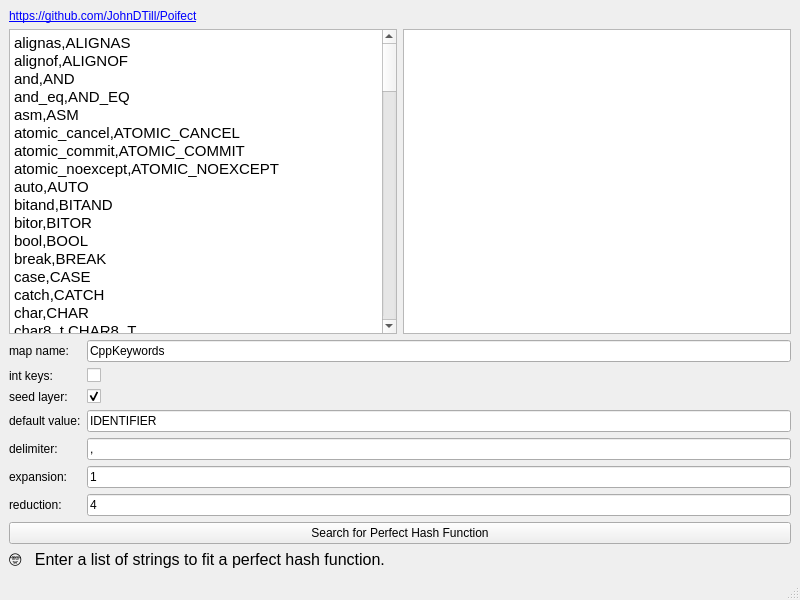
<?xml version="1.0" encoding="UTF-8"?>
<ui version="4.0">
 <class>MainWindow</class>
 <widget class="QMainWindow" name="MainWindow">
  <property name="geometry">
   <rect>
    <x>0</x>
    <y>0</y>
    <width>800</width>
    <height>600</height>
   </rect>
  </property>
  <property name="windowTitle">
   <string>Poifect</string>
  </property>
  <widget class="QWidget" name="centralwidget">
   <layout class="QVBoxLayout" name="verticalLayout_2">
    <item>
     <widget class="QLabel" name="label_3">
      <property name="text">
       <string>&lt;html&gt;&lt;head/&gt;&lt;body&gt;&lt;p&gt;&lt;a href=&quot;https://github.com/JohnDTill/Poifect&quot;&gt;&lt;span style=&quot; text-decoration: underline; color:#0000ff;&quot;&gt;https://github.com/JohnDTill/Poifect&lt;/span&gt;&lt;/a&gt;&lt;/p&gt;&lt;/body&gt;&lt;/html&gt;</string>
      </property>
      <property name="openExternalLinks">
       <bool>true</bool>
      </property>
     </widget>
    </item>
    <item>
     <layout class="QHBoxLayout" name="horizontalLayout">
      <item>
       <widget class="QTextEdit" name="inputEdit">
        <property name="markdown">
         <string>alignas,ALIGNAS

alignof,ALIGNOF

and,AND

and_eq,AND_EQ

asm,ASM

atomic_cancel,ATOMIC_CANCEL

atomic_commit,ATOMIC_COMMIT

atomic_noexcept,ATOMIC_NOEXCEPT

auto,AUTO

bitand,BITAND

bitor,BITOR

bool,BOOL

break,BREAK

case,CASE

catch,CATCH

char,CHAR

char8_t,CHAR8_T

char16_t,CHAR16_T

char32_t,CHAR32_T

class,CLASS

compl,COMPL

concept,CONCEPT

const,CONST

consteval,CONSTEVAL

constexpr,CONSTEXPR

constinit,CONSTINIT

const_cast,CONST_CAST

continue,CONTINUE

co_await,CO_AWAIT

co_return,CO_RETURN

co_yield,CO_YIELD

decltype,DECLTYPE

default,DEFAULT

delete,DELETE

do,DO

double,DOUBLE

dynamic_cast,DYNAMIC_CAST

else,ELSE

enum,ENUM

explicit,EXPLICIT

export,EXPORT

extern,EXTERN

false,FALSE

float,FLOAT

for,FOR

friend,FRIEND

goto,GOTO

if,IF

inline,INLINE

int,INT

long,LONG

mutable,MUTABLE

namespace,NAMESPACE

new,NEW

noexcept,NOEXCEPT

not,NOT

not_eq,NOT_EQ

nullptr,NULLPTR

operator,OPERATOR

or,OR

or_eq,OR_EQ

private,PRIVATE

protected,PROTECTED

public,PUBLIC

reflexpr,REFLEXPR

register,REGISTER

reinterpret_cast,REINTERPRET_CAST

requires,REQUIRES

return,RETURN

short,SHORT

signed,SIGNED

sizeof,SIZEOF

static,STATIC

static_assert,STATIC_ASSERT

static_cast,STATIC_CAST

struct,STRUCT

switch,SWITCH

synchronized,SYNCHRONIZED

template,TEMPLATE

this,THIS

thread_local,THREAD_LOCAL

throw,THROW

true,TRUE

try,TRY

typedef,TYPEDEF

typeid,TYPEID

typename,TYPENAME

union,UNION

unsigned,UNSIGNED

using,USING

virtual,VIRTUAL

void,VOID

volatile,VOLATILE

wchar_t,WCHAR_T

while,WHILE

xor,XOR

xor_eq,XOR_EQ

</string>
        </property>
        <property name="html">
         <string>&lt;!DOCTYPE HTML PUBLIC &quot;-//W3C//DTD HTML 4.0//EN&quot; &quot;http://www.w3.org/TR/REC-html40/strict.dtd&quot;&gt;
&lt;html&gt;&lt;head&gt;&lt;meta name=&quot;qrichtext&quot; content=&quot;1&quot; /&gt;&lt;style type=&quot;text/css&quot;&gt;
p, li { white-space: pre-wrap; }
&lt;/style&gt;&lt;/head&gt;&lt;body style=&quot; font-family:'Ubuntu'; font-size:11pt; font-weight:400; font-style:normal;&quot;&gt;
&lt;p style=&quot; margin-top:0px; margin-bottom:0px; margin-left:0px; margin-right:0px; -qt-block-indent:0; text-indent:0px;&quot;&gt;alignas,ALIGNAS&lt;/p&gt;
&lt;p style=&quot; margin-top:0px; margin-bottom:0px; margin-left:0px; margin-right:0px; -qt-block-indent:0; text-indent:0px;&quot;&gt;alignof,ALIGNOF&lt;/p&gt;
&lt;p style=&quot; margin-top:0px; margin-bottom:0px; margin-left:0px; margin-right:0px; -qt-block-indent:0; text-indent:0px;&quot;&gt;and,AND&lt;/p&gt;
&lt;p style=&quot; margin-top:0px; margin-bottom:0px; margin-left:0px; margin-right:0px; -qt-block-indent:0; text-indent:0px;&quot;&gt;and_eq,AND_EQ&lt;/p&gt;
&lt;p style=&quot; margin-top:0px; margin-bottom:0px; margin-left:0px; margin-right:0px; -qt-block-indent:0; text-indent:0px;&quot;&gt;asm,ASM&lt;/p&gt;
&lt;p style=&quot; margin-top:0px; margin-bottom:0px; margin-left:0px; margin-right:0px; -qt-block-indent:0; text-indent:0px;&quot;&gt;atomic_cancel,ATOMIC_CANCEL&lt;/p&gt;
&lt;p style=&quot; margin-top:0px; margin-bottom:0px; margin-left:0px; margin-right:0px; -qt-block-indent:0; text-indent:0px;&quot;&gt;atomic_commit,ATOMIC_COMMIT&lt;/p&gt;
&lt;p style=&quot; margin-top:0px; margin-bottom:0px; margin-left:0px; margin-right:0px; -qt-block-indent:0; text-indent:0px;&quot;&gt;atomic_noexcept,ATOMIC_NOEXCEPT&lt;/p&gt;
&lt;p style=&quot; margin-top:0px; margin-bottom:0px; margin-left:0px; margin-right:0px; -qt-block-indent:0; text-indent:0px;&quot;&gt;auto,AUTO&lt;/p&gt;
&lt;p style=&quot; margin-top:0px; margin-bottom:0px; margin-left:0px; margin-right:0px; -qt-block-indent:0; text-indent:0px;&quot;&gt;bitand,BITAND&lt;/p&gt;
&lt;p style=&quot; margin-top:0px; margin-bottom:0px; margin-left:0px; margin-right:0px; -qt-block-indent:0; text-indent:0px;&quot;&gt;bitor,BITOR&lt;/p&gt;
&lt;p style=&quot; margin-top:0px; margin-bottom:0px; margin-left:0px; margin-right:0px; -qt-block-indent:0; text-indent:0px;&quot;&gt;bool,BOOL&lt;/p&gt;
&lt;p style=&quot; margin-top:0px; margin-bottom:0px; margin-left:0px; margin-right:0px; -qt-block-indent:0; text-indent:0px;&quot;&gt;break,BREAK&lt;/p&gt;
&lt;p style=&quot; margin-top:0px; margin-bottom:0px; margin-left:0px; margin-right:0px; -qt-block-indent:0; text-indent:0px;&quot;&gt;case,CASE&lt;/p&gt;
&lt;p style=&quot; margin-top:0px; margin-bottom:0px; margin-left:0px; margin-right:0px; -qt-block-indent:0; text-indent:0px;&quot;&gt;catch,CATCH&lt;/p&gt;
&lt;p style=&quot; margin-top:0px; margin-bottom:0px; margin-left:0px; margin-right:0px; -qt-block-indent:0; text-indent:0px;&quot;&gt;char,CHAR&lt;/p&gt;
&lt;p style=&quot; margin-top:0px; margin-bottom:0px; margin-left:0px; margin-right:0px; -qt-block-indent:0; text-indent:0px;&quot;&gt;char8_t,CHAR8_T&lt;/p&gt;
&lt;p style=&quot; margin-top:0px; margin-bottom:0px; margin-left:0px; margin-right:0px; -qt-block-indent:0; text-indent:0px;&quot;&gt;char16_t,CHAR16_T&lt;/p&gt;
&lt;p style=&quot; margin-top:0px; margin-bottom:0px; margin-left:0px; margin-right:0px; -qt-block-indent:0; text-indent:0px;&quot;&gt;char32_t,CHAR32_T&lt;/p&gt;
&lt;p style=&quot; margin-top:0px; margin-bottom:0px; margin-left:0px; margin-right:0px; -qt-block-indent:0; text-indent:0px;&quot;&gt;class,CLASS&lt;/p&gt;
&lt;p style=&quot; margin-top:0px; margin-bottom:0px; margin-left:0px; margin-right:0px; -qt-block-indent:0; text-indent:0px;&quot;&gt;compl,COMPL&lt;/p&gt;
&lt;p style=&quot; margin-top:0px; margin-bottom:0px; margin-left:0px; margin-right:0px; -qt-block-indent:0; text-indent:0px;&quot;&gt;concept,CONCEPT&lt;/p&gt;
&lt;p style=&quot; margin-top:0px; margin-bottom:0px; margin-left:0px; margin-right:0px; -qt-block-indent:0; text-indent:0px;&quot;&gt;const,CONST&lt;/p&gt;
&lt;p style=&quot; margin-top:0px; margin-bottom:0px; margin-left:0px; margin-right:0px; -qt-block-indent:0; text-indent:0px;&quot;&gt;consteval,CONSTEVAL&lt;/p&gt;
&lt;p style=&quot; margin-top:0px; margin-bottom:0px; margin-left:0px; margin-right:0px; -qt-block-indent:0; text-indent:0px;&quot;&gt;constexpr,CONSTEXPR&lt;/p&gt;
&lt;p style=&quot; margin-top:0px; margin-bottom:0px; margin-left:0px; margin-right:0px; -qt-block-indent:0; text-indent:0px;&quot;&gt;constinit,CONSTINIT&lt;/p&gt;
&lt;p style=&quot; margin-top:0px; margin-bottom:0px; margin-left:0px; margin-right:0px; -qt-block-indent:0; text-indent:0px;&quot;&gt;const_cast,CONST_CAST&lt;/p&gt;
&lt;p style=&quot; margin-top:0px; margin-bottom:0px; margin-left:0px; margin-right:0px; -qt-block-indent:0; text-indent:0px;&quot;&gt;continue,CONTINUE&lt;/p&gt;
&lt;p style=&quot; margin-top:0px; margin-bottom:0px; margin-left:0px; margin-right:0px; -qt-block-indent:0; text-indent:0px;&quot;&gt;co_await,CO_AWAIT&lt;/p&gt;
&lt;p style=&quot; margin-top:0px; margin-bottom:0px; margin-left:0px; margin-right:0px; -qt-block-indent:0; text-indent:0px;&quot;&gt;co_return,CO_RETURN&lt;/p&gt;
&lt;p style=&quot; margin-top:0px; margin-bottom:0px; margin-left:0px; margin-right:0px; -qt-block-indent:0; text-indent:0px;&quot;&gt;co_yield,CO_YIELD&lt;/p&gt;
&lt;p style=&quot; margin-top:0px; margin-bottom:0px; margin-left:0px; margin-right:0px; -qt-block-indent:0; text-indent:0px;&quot;&gt;decltype,DECLTYPE&lt;/p&gt;
&lt;p style=&quot; margin-top:0px; margin-bottom:0px; margin-left:0px; margin-right:0px; -qt-block-indent:0; text-indent:0px;&quot;&gt;default,DEFAULT&lt;/p&gt;
&lt;p style=&quot; margin-top:0px; margin-bottom:0px; margin-left:0px; margin-right:0px; -qt-block-indent:0; text-indent:0px;&quot;&gt;delete,DELETE&lt;/p&gt;
&lt;p style=&quot; margin-top:0px; margin-bottom:0px; margin-left:0px; margin-right:0px; -qt-block-indent:0; text-indent:0px;&quot;&gt;do,DO&lt;/p&gt;
&lt;p style=&quot; margin-top:0px; margin-bottom:0px; margin-left:0px; margin-right:0px; -qt-block-indent:0; text-indent:0px;&quot;&gt;double,DOUBLE&lt;/p&gt;
&lt;p style=&quot; margin-top:0px; margin-bottom:0px; margin-left:0px; margin-right:0px; -qt-block-indent:0; text-indent:0px;&quot;&gt;dynamic_cast,DYNAMIC_CAST&lt;/p&gt;
&lt;p style=&quot; margin-top:0px; margin-bottom:0px; margin-left:0px; margin-right:0px; -qt-block-indent:0; text-indent:0px;&quot;&gt;else,ELSE&lt;/p&gt;
&lt;p style=&quot; margin-top:0px; margin-bottom:0px; margin-left:0px; margin-right:0px; -qt-block-indent:0; text-indent:0px;&quot;&gt;enum,ENUM&lt;/p&gt;
&lt;p style=&quot; margin-top:0px; margin-bottom:0px; margin-left:0px; margin-right:0px; -qt-block-indent:0; text-indent:0px;&quot;&gt;explicit,EXPLICIT&lt;/p&gt;
&lt;p style=&quot; margin-top:0px; margin-bottom:0px; margin-left:0px; margin-right:0px; -qt-block-indent:0; text-indent:0px;&quot;&gt;export,EXPORT&lt;/p&gt;
&lt;p style=&quot; margin-top:0px; margin-bottom:0px; margin-left:0px; margin-right:0px; -qt-block-indent:0; text-indent:0px;&quot;&gt;extern,EXTERN&lt;/p&gt;
&lt;p style=&quot; margin-top:0px; margin-bottom:0px; margin-left:0px; margin-right:0px; -qt-block-indent:0; text-indent:0px;&quot;&gt;false,FALSE&lt;/p&gt;
&lt;p style=&quot; margin-top:0px; margin-bottom:0px; margin-left:0px; margin-right:0px; -qt-block-indent:0; text-indent:0px;&quot;&gt;float,FLOAT&lt;/p&gt;
&lt;p style=&quot; margin-top:0px; margin-bottom:0px; margin-left:0px; margin-right:0px; -qt-block-indent:0; text-indent:0px;&quot;&gt;for,FOR&lt;/p&gt;
&lt;p style=&quot; margin-top:0px; margin-bottom:0px; margin-left:0px; margin-right:0px; -qt-block-indent:0; text-indent:0px;&quot;&gt;friend,FRIEND&lt;/p&gt;
&lt;p style=&quot; margin-top:0px; margin-bottom:0px; margin-left:0px; margin-right:0px; -qt-block-indent:0; text-indent:0px;&quot;&gt;goto,GOTO&lt;/p&gt;
&lt;p style=&quot; margin-top:0px; margin-bottom:0px; margin-left:0px; margin-right:0px; -qt-block-indent:0; text-indent:0px;&quot;&gt;if,IF&lt;/p&gt;
&lt;p style=&quot; margin-top:0px; margin-bottom:0px; margin-left:0px; margin-right:0px; -qt-block-indent:0; text-indent:0px;&quot;&gt;inline,INLINE&lt;/p&gt;
&lt;p style=&quot; margin-top:0px; margin-bottom:0px; margin-left:0px; margin-right:0px; -qt-block-indent:0; text-indent:0px;&quot;&gt;int,INT&lt;/p&gt;
&lt;p style=&quot; margin-top:0px; margin-bottom:0px; margin-left:0px; margin-right:0px; -qt-block-indent:0; text-indent:0px;&quot;&gt;long,LONG&lt;/p&gt;
&lt;p style=&quot; margin-top:0px; margin-bottom:0px; margin-left:0px; margin-right:0px; -qt-block-indent:0; text-indent:0px;&quot;&gt;mutable,MUTABLE&lt;/p&gt;
&lt;p style=&quot; margin-top:0px; margin-bottom:0px; margin-left:0px; margin-right:0px; -qt-block-indent:0; text-indent:0px;&quot;&gt;namespace,NAMESPACE&lt;/p&gt;
&lt;p style=&quot; margin-top:0px; margin-bottom:0px; margin-left:0px; margin-right:0px; -qt-block-indent:0; text-indent:0px;&quot;&gt;new,NEW&lt;/p&gt;
&lt;p style=&quot; margin-top:0px; margin-bottom:0px; margin-left:0px; margin-right:0px; -qt-block-indent:0; text-indent:0px;&quot;&gt;noexcept,NOEXCEPT&lt;/p&gt;
&lt;p style=&quot; margin-top:0px; margin-bottom:0px; margin-left:0px; margin-right:0px; -qt-block-indent:0; text-indent:0px;&quot;&gt;not,NOT&lt;/p&gt;
&lt;p style=&quot; margin-top:0px; margin-bottom:0px; margin-left:0px; margin-right:0px; -qt-block-indent:0; text-indent:0px;&quot;&gt;not_eq,NOT_EQ&lt;/p&gt;
&lt;p style=&quot; margin-top:0px; margin-bottom:0px; margin-left:0px; margin-right:0px; -qt-block-indent:0; text-indent:0px;&quot;&gt;nullptr,NULLPTR&lt;/p&gt;
&lt;p style=&quot; margin-top:0px; margin-bottom:0px; margin-left:0px; margin-right:0px; -qt-block-indent:0; text-indent:0px;&quot;&gt;operator,OPERATOR&lt;/p&gt;
&lt;p style=&quot; margin-top:0px; margin-bottom:0px; margin-left:0px; margin-right:0px; -qt-block-indent:0; text-indent:0px;&quot;&gt;or,OR&lt;/p&gt;
&lt;p style=&quot; margin-top:0px; margin-bottom:0px; margin-left:0px; margin-right:0px; -qt-block-indent:0; text-indent:0px;&quot;&gt;or_eq,OR_EQ&lt;/p&gt;
&lt;p style=&quot; margin-top:0px; margin-bottom:0px; margin-left:0px; margin-right:0px; -qt-block-indent:0; text-indent:0px;&quot;&gt;private,PRIVATE&lt;/p&gt;
&lt;p style=&quot; margin-top:0px; margin-bottom:0px; margin-left:0px; margin-right:0px; -qt-block-indent:0; text-indent:0px;&quot;&gt;protected,PROTECTED&lt;/p&gt;
&lt;p style=&quot; margin-top:0px; margin-bottom:0px; margin-left:0px; margin-right:0px; -qt-block-indent:0; text-indent:0px;&quot;&gt;public,PUBLIC&lt;/p&gt;
&lt;p style=&quot; margin-top:0px; margin-bottom:0px; margin-left:0px; margin-right:0px; -qt-block-indent:0; text-indent:0px;&quot;&gt;reflexpr,REFLEXPR&lt;/p&gt;
&lt;p style=&quot; margin-top:0px; margin-bottom:0px; margin-left:0px; margin-right:0px; -qt-block-indent:0; text-indent:0px;&quot;&gt;register,REGISTER&lt;/p&gt;
&lt;p style=&quot; margin-top:0px; margin-bottom:0px; margin-left:0px; margin-right:0px; -qt-block-indent:0; text-indent:0px;&quot;&gt;reinterpret_cast,REINTERPRET_CAST&lt;/p&gt;
&lt;p style=&quot; margin-top:0px; margin-bottom:0px; margin-left:0px; margin-right:0px; -qt-block-indent:0; text-indent:0px;&quot;&gt;requires,REQUIRES&lt;/p&gt;
&lt;p style=&quot; margin-top:0px; margin-bottom:0px; margin-left:0px; margin-right:0px; -qt-block-indent:0; text-indent:0px;&quot;&gt;return,RETURN&lt;/p&gt;
&lt;p style=&quot; margin-top:0px; margin-bottom:0px; margin-left:0px; margin-right:0px; -qt-block-indent:0; text-indent:0px;&quot;&gt;short,SHORT&lt;/p&gt;
&lt;p style=&quot; margin-top:0px; margin-bottom:0px; margin-left:0px; margin-right:0px; -qt-block-indent:0; text-indent:0px;&quot;&gt;signed,SIGNED&lt;/p&gt;
&lt;p style=&quot; margin-top:0px; margin-bottom:0px; margin-left:0px; margin-right:0px; -qt-block-indent:0; text-indent:0px;&quot;&gt;sizeof,SIZEOF&lt;/p&gt;
&lt;p style=&quot; margin-top:0px; margin-bottom:0px; margin-left:0px; margin-right:0px; -qt-block-indent:0; text-indent:0px;&quot;&gt;static,STATIC&lt;/p&gt;
&lt;p style=&quot; margin-top:0px; margin-bottom:0px; margin-left:0px; margin-right:0px; -qt-block-indent:0; text-indent:0px;&quot;&gt;static_assert,STATIC_ASSERT&lt;/p&gt;
&lt;p style=&quot; margin-top:0px; margin-bottom:0px; margin-left:0px; margin-right:0px; -qt-block-indent:0; text-indent:0px;&quot;&gt;static_cast,STATIC_CAST&lt;/p&gt;
&lt;p style=&quot; margin-top:0px; margin-bottom:0px; margin-left:0px; margin-right:0px; -qt-block-indent:0; text-indent:0px;&quot;&gt;struct,STRUCT&lt;/p&gt;
&lt;p style=&quot; margin-top:0px; margin-bottom:0px; margin-left:0px; margin-right:0px; -qt-block-indent:0; text-indent:0px;&quot;&gt;switch,SWITCH&lt;/p&gt;
&lt;p style=&quot; margin-top:0px; margin-bottom:0px; margin-left:0px; margin-right:0px; -qt-block-indent:0; text-indent:0px;&quot;&gt;synchronized,SYNCHRONIZED&lt;/p&gt;
&lt;p style=&quot; margin-top:0px; margin-bottom:0px; margin-left:0px; margin-right:0px; -qt-block-indent:0; text-indent:0px;&quot;&gt;template,TEMPLATE&lt;/p&gt;
&lt;p style=&quot; margin-top:0px; margin-bottom:0px; margin-left:0px; margin-right:0px; -qt-block-indent:0; text-indent:0px;&quot;&gt;this,THIS&lt;/p&gt;
&lt;p style=&quot; margin-top:0px; margin-bottom:0px; margin-left:0px; margin-right:0px; -qt-block-indent:0; text-indent:0px;&quot;&gt;thread_local,THREAD_LOCAL&lt;/p&gt;
&lt;p style=&quot; margin-top:0px; margin-bottom:0px; margin-left:0px; margin-right:0px; -qt-block-indent:0; text-indent:0px;&quot;&gt;throw,THROW&lt;/p&gt;
&lt;p style=&quot; margin-top:0px; margin-bottom:0px; margin-left:0px; margin-right:0px; -qt-block-indent:0; text-indent:0px;&quot;&gt;true,TRUE&lt;/p&gt;
&lt;p style=&quot; margin-top:0px; margin-bottom:0px; margin-left:0px; margin-right:0px; -qt-block-indent:0; text-indent:0px;&quot;&gt;try,TRY&lt;/p&gt;
&lt;p style=&quot; margin-top:0px; margin-bottom:0px; margin-left:0px; margin-right:0px; -qt-block-indent:0; text-indent:0px;&quot;&gt;typedef,TYPEDEF&lt;/p&gt;
&lt;p style=&quot; margin-top:0px; margin-bottom:0px; margin-left:0px; margin-right:0px; -qt-block-indent:0; text-indent:0px;&quot;&gt;typeid,TYPEID&lt;/p&gt;
&lt;p style=&quot; margin-top:0px; margin-bottom:0px; margin-left:0px; margin-right:0px; -qt-block-indent:0; text-indent:0px;&quot;&gt;typename,TYPENAME&lt;/p&gt;
&lt;p style=&quot; margin-top:0px; margin-bottom:0px; margin-left:0px; margin-right:0px; -qt-block-indent:0; text-indent:0px;&quot;&gt;union,UNION&lt;/p&gt;
&lt;p style=&quot; margin-top:0px; margin-bottom:0px; margin-left:0px; margin-right:0px; -qt-block-indent:0; text-indent:0px;&quot;&gt;unsigned,UNSIGNED&lt;/p&gt;
&lt;p style=&quot; margin-top:0px; margin-bottom:0px; margin-left:0px; margin-right:0px; -qt-block-indent:0; text-indent:0px;&quot;&gt;using,USING&lt;/p&gt;
&lt;p style=&quot; margin-top:0px; margin-bottom:0px; margin-left:0px; margin-right:0px; -qt-block-indent:0; text-indent:0px;&quot;&gt;virtual,VIRTUAL&lt;/p&gt;
&lt;p style=&quot; margin-top:0px; margin-bottom:0px; margin-left:0px; margin-right:0px; -qt-block-indent:0; text-indent:0px;&quot;&gt;void,VOID&lt;/p&gt;
&lt;p style=&quot; margin-top:0px; margin-bottom:0px; margin-left:0px; margin-right:0px; -qt-block-indent:0; text-indent:0px;&quot;&gt;volatile,VOLATILE&lt;/p&gt;
&lt;p style=&quot; margin-top:0px; margin-bottom:0px; margin-left:0px; margin-right:0px; -qt-block-indent:0; text-indent:0px;&quot;&gt;wchar_t,WCHAR_T&lt;/p&gt;
&lt;p style=&quot; margin-top:0px; margin-bottom:0px; margin-left:0px; margin-right:0px; -qt-block-indent:0; text-indent:0px;&quot;&gt;while,WHILE&lt;/p&gt;
&lt;p style=&quot; margin-top:0px; margin-bottom:0px; margin-left:0px; margin-right:0px; -qt-block-indent:0; text-indent:0px;&quot;&gt;xor,XOR&lt;/p&gt;
&lt;p style=&quot; margin-top:0px; margin-bottom:0px; margin-left:0px; margin-right:0px; -qt-block-indent:0; text-indent:0px;&quot;&gt;xor_eq,XOR_EQ&lt;/p&gt;&lt;/body&gt;&lt;/html&gt;</string>
        </property>
        <property name="placeholderText">
         <string/>
        </property>
       </widget>
      </item>
      <item>
       <widget class="QTextEdit" name="outputEdit">
        <property name="readOnly">
         <bool>true</bool>
        </property>
        <property name="markdown">
         <string/>
        </property>
        <property name="html">
         <string>&lt;!DOCTYPE HTML PUBLIC &quot;-//W3C//DTD HTML 4.0//EN&quot; &quot;http://www.w3.org/TR/REC-html40/strict.dtd&quot;&gt;
&lt;html&gt;&lt;head&gt;&lt;meta name=&quot;qrichtext&quot; content=&quot;1&quot; /&gt;&lt;style type=&quot;text/css&quot;&gt;
p, li { white-space: pre-wrap; }
&lt;/style&gt;&lt;/head&gt;&lt;body style=&quot; font-family:'Ubuntu'; font-size:11pt; font-weight:400; font-style:normal;&quot;&gt;
&lt;p style=&quot;-qt-paragraph-type:empty; margin-top:0px; margin-bottom:0px; margin-left:0px; margin-right:0px; -qt-block-indent:0; text-indent:0px; font-family:'MS Shell Dlg 2'; font-size:8pt;&quot;&gt;&lt;br /&gt;&lt;/p&gt;&lt;/body&gt;&lt;/html&gt;</string>
        </property>
       </widget>
      </item>
     </layout>
    </item>
    <item>
     <layout class="QFormLayout" name="formLayout">
      <item row="4" column="0">
       <widget class="QLabel" name="label">
        <property name="text">
         <string>default value:</string>
        </property>
       </widget>
      </item>
      <item row="4" column="1">
       <widget class="QLineEdit" name="defaultEdit">
        <property name="text">
         <string>IDENTIFIER</string>
        </property>
       </widget>
      </item>
      <item row="5" column="0">
       <widget class="QLabel" name="label_2">
        <property name="text">
         <string>delimiter:</string>
        </property>
       </widget>
      </item>
      <item row="5" column="1">
       <widget class="QLineEdit" name="delimiterEdit">
        <property name="text">
         <string>,</string>
        </property>
       </widget>
      </item>
      <item row="6" column="0">
       <widget class="QLabel" name="countLabel">
        <property name="text">
         <string>expansion:</string>
        </property>
       </widget>
      </item>
      <item row="6" column="1">
       <widget class="QLineEdit" name="expansionEdit">
        <property name="text">
         <string>1</string>
        </property>
        <property name="readOnly">
         <bool>false</bool>
        </property>
       </widget>
      </item>
      <item row="7" column="0">
       <widget class="QLabel" name="sparsityLabel">
        <property name="text">
         <string>reduction:</string>
        </property>
       </widget>
      </item>
      <item row="7" column="1">
       <widget class="QLineEdit" name="reductionEdit">
        <property name="text">
         <string>4</string>
        </property>
       </widget>
      </item>
      <item row="3" column="0">
       <widget class="QLabel" name="label_4">
        <property name="text">
         <string>seed layer:</string>
        </property>
       </widget>
      </item>
      <item row="3" column="1">
       <widget class="QCheckBox" name="layerCheckBox">
        <property name="text">
         <string/>
        </property>
        <property name="checked">
         <bool>true</bool>
        </property>
       </widget>
      </item>
      <item row="2" column="0">
       <widget class="QLabel" name="label_6">
        <property name="text">
         <string>int keys:</string>
        </property>
       </widget>
      </item>
      <item row="2" column="1">
       <widget class="QCheckBox" name="intCheckBox">
        <property name="text">
         <string/>
        </property>
       </widget>
      </item>
      <item row="1" column="0">
       <widget class="QLabel" name="label_5">
        <property name="text">
         <string>map name:</string>
        </property>
       </widget>
      </item>
      <item row="1" column="1">
       <widget class="QLineEdit" name="nameEdit">
        <property name="text">
         <string>CppKeywords</string>
        </property>
       </widget>
      </item>
     </layout>
    </item>
    <item>
     <widget class="QPushButton" name="pushButton">
      <property name="text">
       <string>Search for Perfect Hash Function</string>
      </property>
     </widget>
    </item>
    <item>
     <widget class="QLabel" name="statusLabel">
      <property name="font">
       <font>
        <pointsize>12</pointsize>
        <weight>50</weight>
        <italic>false</italic>
        <bold>false</bold>
        <underline>false</underline>
       </font>
      </property>
      <property name="text">
       <string>🤓   Enter a list of strings to fit a perfect hash function.</string>
      </property>
     </widget>
    </item>
   </layout>
  </widget>
  <widget class="QMenuBar" name="menubar">
   <property name="geometry">
    <rect>
     <x>0</x>
     <y>0</y>
     <width>800</width>
     <height>22</height>
    </rect>
   </property>
  </widget>
  <widget class="QStatusBar" name="statusbar"/>
 </widget>
 <resources/>
 <connections/>
</ui>
